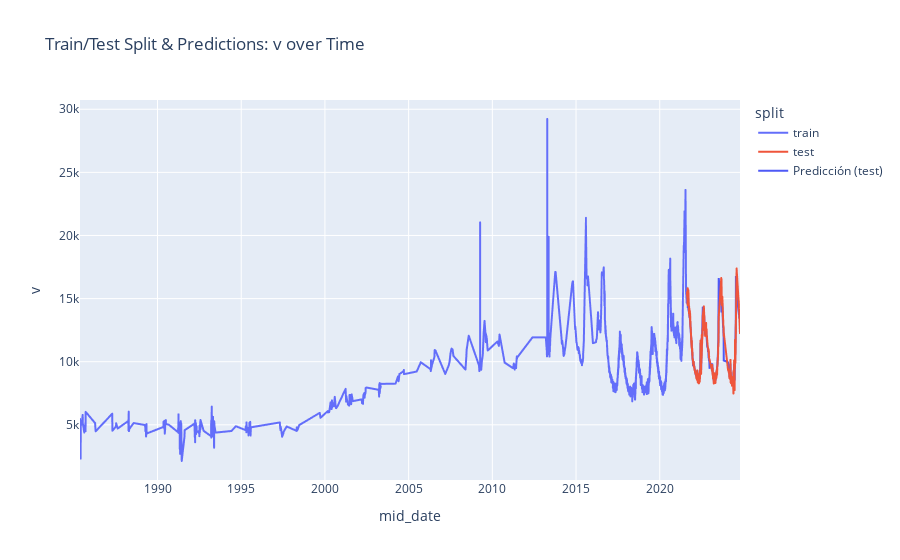
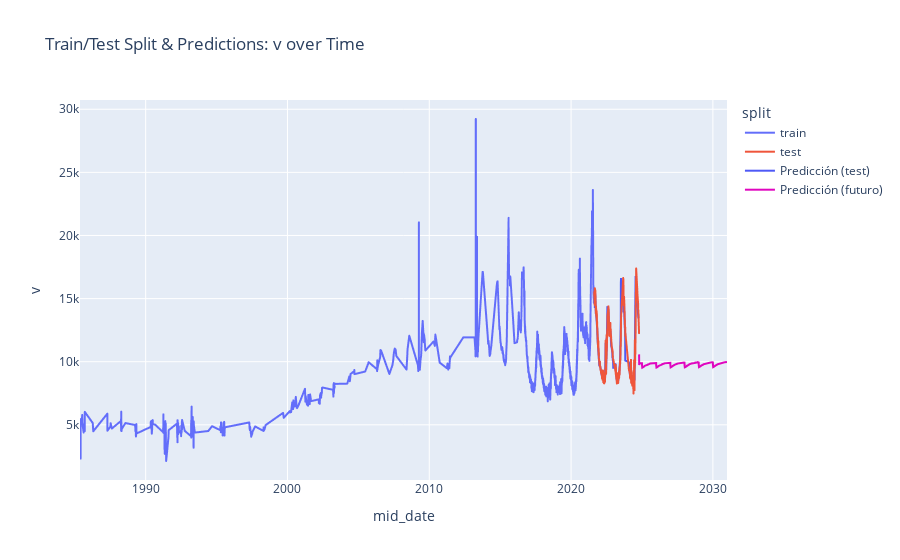

Here is the notebook cell these charts were saved with, in order:
### Code cell
# Plot predictions

plot_df = pd.DataFrame({
    'v': pd.concat([y_train, y_test]),
    'split': ['train'] * len(X_train) + ['test'] * len(X_test)
})


# Graficar puntos reales y predicciones
fig = px.line(
    plot_df,
    x=plot_df.index,
    y='v',
    color='split',
    title='Train/Test Split & Predictions: v over Time',
)

# Agregar las predicciones como línea
fig.add_scatter(
    x=y_test.index,
    y=y_pred,
    mode='lines',
    name='Predicción (test)',
    line=dict(color="#4e59f6", width=2),
)

fig.show()

# Agregar las predicciones futuras
fig.add_scatter(
    x=future_dates.index,
    y=future_predictions,
    mode='lines',
    name='Predicción (futuro)',
    line=dict(color="#e006bf", width=2),
)

fig.show()

### Figure 1 — Plotly figure (JSON) as saved in the notebook; plotly's stock layout.template omitted (floating-point values rounded to 4 significant figures; data arrays with more than 128 entries replaced by an {"elided": "..."} marker saying what was removed)
{"data": [{"hovertemplate": "split=train<br>mid_date=%{x}<br>v=%{y}<extra></extra>", "legendgroup": "train", "line": {"color": "#636efa", "dash": "solid"}, "marker": {"symbol": "circle"}, "mode": "lines", "name": "train", "showlegend": true, "type": "scattergl", "x": {"elided": "2549 str values"}, "xaxis": "x", "y": {"elided": "2549 int values"}, "yaxis": "y"}, {"hovertemplate": "split=test<br>mid_date=%{x}<br>v=%{y}<extra></extra>", "legendgroup": "test", "line": {"color": "#EF553B", "dash": "solid"}, "marker": {"symbol": "circle"}, "mode": "lines", "name": "test", "showlegend": true, "type": "scattergl", "x": {"elided": "1093 str values"}, "xaxis": "x", "y": {"elided": "1093 int values"}, "yaxis": "y"}, {"line": {"color": "#4e59f6", "width": 2}, "mode": "lines", "name": "Predicción (test)", "type": "scatter", "x": {"elided": "1093 str values"}, "y": {"elided": "1090 float values"}}], "layout": {"legend": {"title": {"text": "split"}, "tracegroupgap": 0}, "title": {"text": "Train/Test Split & Predictions: v over Time"}, "xaxis": {"anchor": "y", "domain": [0, 1], "title": {"text": "mid_date"}}, "yaxis": {"anchor": "x", "domain": [0, 1], "title": {"text": "v"}}}}

### Figure 2 — Plotly figure (JSON) as saved in the notebook; plotly's stock layout.template omitted (floating-point values rounded to 4 significant figures; data arrays with more than 128 entries replaced by an {"elided": "..."} marker saying what was removed)
{"data": [{"hovertemplate": "split=train<br>mid_date=%{x}<br>v=%{y}<extra></extra>", "legendgroup": "train", "line": {"color": "#636efa", "dash": "solid"}, "marker": {"symbol": "circle"}, "mode": "lines", "name": "train", "showlegend": true, "type": "scattergl", "x": {"elided": "2549 str values"}, "xaxis": "x", "y": {"elided": "2549 int values"}, "yaxis": "y"}, {"hovertemplate": "split=test<br>mid_date=%{x}<br>v=%{y}<extra></extra>", "legendgroup": "test", "line": {"color": "#EF553B", "dash": "solid"}, "marker": {"symbol": "circle"}, "mode": "lines", "name": "test", "showlegend": true, "type": "scattergl", "x": {"elided": "1093 str values"}, "xaxis": "x", "y": {"elided": "1093 int values"}, "yaxis": "y"}, {"line": {"color": "#4e59f6", "width": 2}, "mode": "lines", "name": "Predicción (test)", "type": "scatter", "x": {"elided": "1093 str values"}, "y": {"elided": "1090 float values"}}, {"line": {"color": "#e006bf", "width": 2}, "mode": "lines", "name": "Predicción (futuro)", "type": "scatter", "x": {"elided": "2265 str values"}, "y": {"elided": "2265 float values"}}], "layout": {"legend": {"title": {"text": "split"}, "tracegroupgap": 0}, "title": {"text": "Train/Test Split & Predictions: v over Time"}, "xaxis": {"anchor": "y", "domain": [0, 1], "title": {"text": "mid_date"}}, "yaxis": {"anchor": "x", "domain": [0, 1], "title": {"text": "v"}}}}
